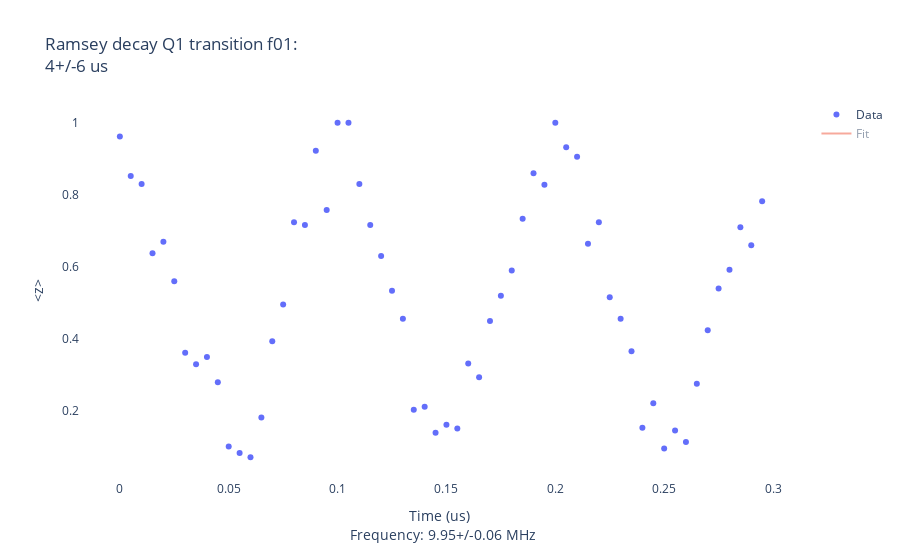
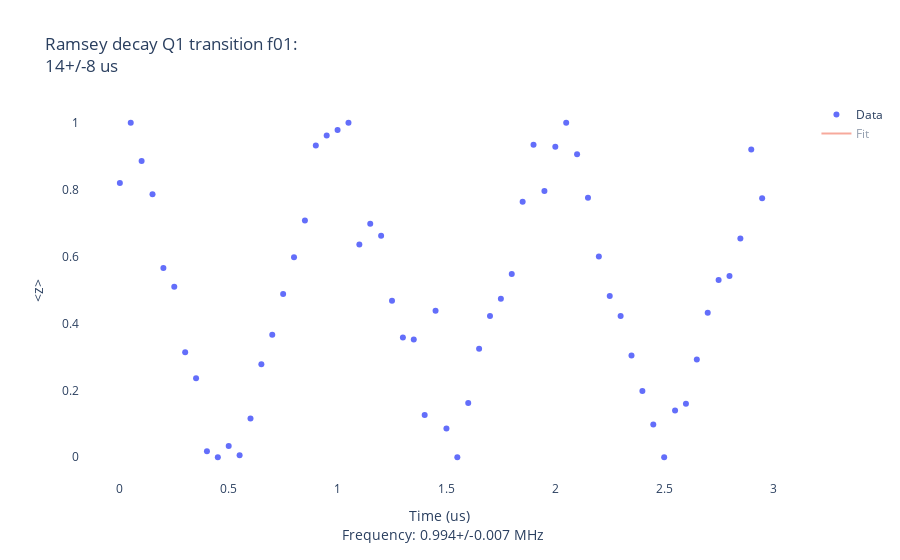
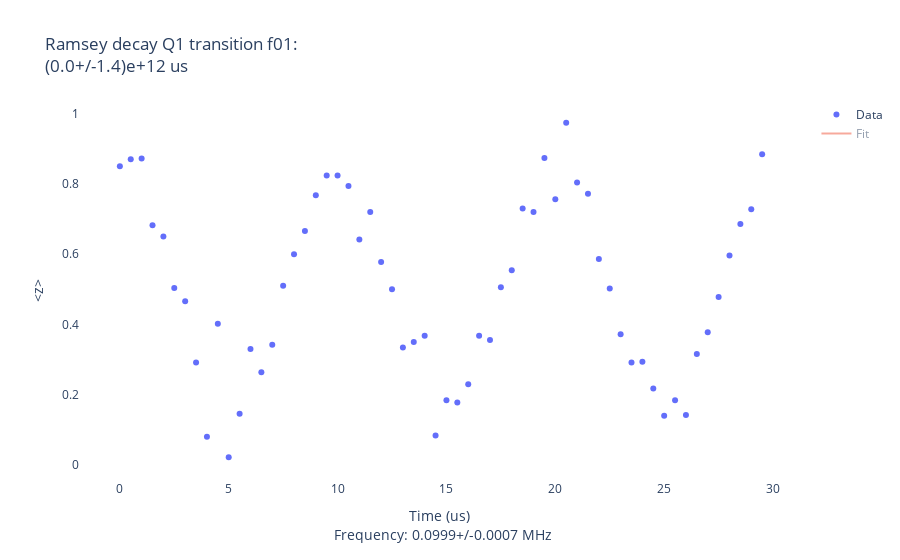

Source (notebook cell) for these figures, in order:
### Markdown cell above
## Single Qubit Calibration Workflow

A complete single qubit calibration involves multiple steps to optimize all pulse parameters:

### 1. Frequency Calibration (Ramsey Experiment)
Ramsey interferometry measures the qubit frequency by creating superposition states and measuring phase accumulation during free evolution.

### 2. Amplitude Recalibration
After frequency calibration, we often need to recalibrate the pulse amplitude as parameters are interdependent.

### 3. Phase Calibration (Pingpong)
Phase calibration ensures that successive π-pulses properly cancel, optimizing gate fidelity.

### 4. DRAG Calibration
DRAG (Derivative Removal by Adiabatic Gating) pulses reduce leakage to higher excited states by adding a derivative component.

### Code cell
# Complete single qubit calibration workflow

print("=== Single Qubit Calibration Workflow ===")

# Step 1: Ramsey frequency calibration  
print("\n1. Frequency calibration (Ramsey)...")
print("   Running coarse frequency sweep...")

# Coarse Ramsey scan (wide range, large steps)
ramsey_coarse = SimpleRamseyMultilevel(
    dut=qubit, 
    set_offset=10,   # 10 MHz offset for coarse scan
    stop=0.3,        # 300 ns evolution time
    step=0.005       # 5 ns time steps
)

print("   Running medium frequency sweep...")
# Medium Ramsey scan
ramsey_medium = SimpleRamseyMultilevel(
    dut=qubit,
    set_offset=1,    # 1 MHz offset  
    stop=3,          # 3 µs evolution time
    step=0.05        # 50 ns time steps
)

print("   Running fine frequency sweep...")
# Fine Ramsey scan
ramsey_fine = SimpleRamseyMultilevel(
    dut=qubit,
    set_offset=0.1,  # 100 kHz offset
    stop=30,         # 30 µs evolution time  
    step=0.5         # 500 ns time steps
)

# Step 2: Phase calibration (Pingpong)
print("\n2. Phase calibration (Pingpong)...")
pingpong = AmpPingpongCalibrationSingleQubitMultilevel(dut=qubit)

# Step 3: DRAG calibration
print("\n3. DRAG calibration...")
drag = CrossAllXYDragMultiRunSingleQubitMultilevel(dut=qubit)

print("\n✓ Single qubit calibration workflow completed!")
print("✓ All pulse parameters optimized for high-fidelity operations")
print(f"✓ Final pulse amplitude: {qubit.get_c1('f01').get_parameters()['amp']}")
print(f"✓ Final pulse frequency: {qubit.get_c1('f01').get_parameters()['freq']} MHz")

### Figure 1 — Plotly figure (JSON) as saved in the notebook; plotly's stock layout.template omitted (floating-point values rounded to 4 significant figures; data arrays with more than 128 entries replaced by an {"elided": "..."} marker saying what was removed)
{"data": [{"mode": "markers", "name": "Data", "type": "scatter", "x": [0.0, 0.005, 0.01, 0.015, 0.02, 0.025, 0.03, 0.035, 0.04, 0.045, 0.05, 0.055, 0.06, 0.065, 0.07, 0.075, 0.08, 0.085, 0.09, 0.095, 0.1, 0.105, 0.11, 0.115, 0.12, 0.125, 0.13, 0.135, 0.14, 0.145, 0.15, 0.155, 0.16, 0.165, 0.17, 0.175, 0.18, 0.185, 0.19, 0.195, 0.2, 0.205, 0.21, 0.215, 0.22, 0.225, 0.23, 0.235, 0.24, 0.245, 0.25, 0.255, 0.26, 0.265, 0.27, 0.275, 0.28, 0.285, 0.29, 0.295], "xaxis": "x", "y": [0.962, 0.852, 0.83, 0.638, 0.67, 0.56, 0.362, 0.33, 0.35, 0.28, 0.102, 0.084, 0.072, 0.182, 0.394, 0.496, 0.724, 0.716, 0.922, 0.758, 1.0, 1.0, 0.83, 0.716, 0.63, 0.534, 0.456, 0.204, 0.212, 0.14, 0.162, 0.152, 0.332, 0.294, 0.45, 0.52, 0.59, 0.734, 0.86, 0.828, 1.0, 0.932, 0.906, 0.664, 0.724, 0.516, 0.456, 0.366, 0.154, 0.222, 0.096, 0.146, 0.114, 0.276, 0.424, 0.54, 0.592, 0.71, 0.66, 0.782], "yaxis": "y"}, {"mode": "lines", "name": "Fit", "type": "scatter", "visible": "legendonly", "x": {"elided": "600 float values"}, "xaxis": "x", "y": {"elided": "600 float values"}, "yaxis": "y"}], "layout": {"plot_bgcolor": "white", "title": {"text": "Ramsey decay Q1 transition f01: <br>4+/-6 us"}, "xaxis": {"anchor": "y", "domain": [0.0, 1.0], "title": {"text": "Time (us) <br> Frequency: 9.95+/-0.06 MHz"}}, "yaxis": {"anchor": "x", "domain": [0.0, 1.0], "title": {"text": "<z>"}}}}

### Figure 2 — Plotly figure (JSON) as saved in the notebook; plotly's stock layout.template omitted (floating-point values rounded to 4 significant figures; data arrays with more than 128 entries replaced by an {"elided": "..."} marker saying what was removed)
{"data": [{"mode": "markers", "name": "Data", "type": "scatter", "x": [0.0, 0.05, 0.1, 0.15, 0.2, 0.25, 0.3, 0.35, 0.4, 0.45, 0.5, 0.55, 0.6, 0.65, 0.7, 0.75, 0.8, 0.85, 0.9, 0.95, 1.0, 1.05, 1.1, 1.15, 1.2, 1.25, 1.3, 1.35, 1.4, 1.45, 1.5, 1.55, 1.6, 1.65, 1.7, 1.75, 1.8, 1.85, 1.9, 1.95, 2.0, 2.05, 2.1, 2.15, 2.2, 2.25, 2.3, 2.35, 2.4, 2.45, 2.5, 2.55, 2.6, 2.65, 2.7, 2.75, 2.8, 2.85, 2.9, 2.95], "xaxis": "x", "y": [0.82, 1.0, 0.886, 0.786, 0.566, 0.51, 0.314, 0.236, 0.018, 0.0, 0.034, 0.006, 0.116, 0.278, 0.366, 0.488, 0.598, 0.708, 0.932, 0.962, 0.978, 1.0, 0.636, 0.698, 0.662, 0.468, 0.358, 0.352, 0.126, 0.438, 0.086, 0.0, 0.162, 0.324, 0.422, 0.474, 0.548, 0.764, 0.934, 0.796, 0.928, 1.0, 0.906, 0.776, 0.6, 0.482, 0.422, 0.304, 0.198, 0.098, 0.0, 0.14, 0.16, 0.292, 0.432, 0.53, 0.542, 0.654, 0.92, 0.774], "yaxis": "y"}, {"mode": "lines", "name": "Fit", "type": "scatter", "visible": "legendonly", "x": {"elided": "600 float values"}, "xaxis": "x", "y": {"elided": "600 float values"}, "yaxis": "y"}], "layout": {"plot_bgcolor": "white", "title": {"text": "Ramsey decay Q1 transition f01: <br>14+/-8 us"}, "xaxis": {"anchor": "y", "domain": [0.0, 1.0], "title": {"text": "Time (us) <br> Frequency: 0.994+/-0.007 MHz"}}, "yaxis": {"anchor": "x", "domain": [0.0, 1.0], "title": {"text": "<z>"}}}}

### Figure 3 — Plotly figure (JSON) as saved in the notebook; plotly's stock layout.template omitted (floating-point values rounded to 4 significant figures; data arrays with more than 128 entries replaced by an {"elided": "..."} marker saying what was removed)
{"data": [{"mode": "markers", "name": "Data", "type": "scatter", "x": [0.0, 0.5, 1.0, 1.5, 2.0, 2.5, 3.0, 3.5, 4.0, 4.5, 5.0, 5.5, 6.0, 6.5, 7.0, 7.5, 8.0, 8.5, 9.0, 9.5, 10.0, 10.5, 11.0, 11.5, 12.0, 12.5, 13.0, 13.5, 14.0, 14.5, 15.0, 15.5, 16.0, 16.5, 17.0, 17.5, 18.0, 18.5, 19.0, 19.5, 20.0, 20.5, 21.0, 21.5, 22.0, 22.5, 23.0, 23.5, 24.0, 24.5, 25.0, 25.5, 26.0, 26.5, 27.0, 27.5, 28.0, 28.5, 29.0, 29.5], "xaxis": "x", "y": [0.85, 0.87, 0.872, 0.682, 0.65, 0.504, 0.466, 0.292, 0.08, 0.402, 0.022, 0.146, 0.33, 0.264, 0.342, 0.51, 0.6, 0.666, 0.768, 0.824, 0.824, 0.794, 0.642, 0.72, 0.578, 0.5, 0.334, 0.35, 0.368, 0.084, 0.184, 0.178, 0.23, 0.368, 0.356, 0.506, 0.554, 0.73, 0.72, 0.874, 0.756, 0.974, 0.804, 0.772, 0.586, 0.502, 0.372, 0.292, 0.294, 0.218, 0.14, 0.184, 0.142, 0.316, 0.378, 0.478, 0.596, 0.686, 0.728, 0.884], "yaxis": "y"}, {"mode": "lines", "name": "Fit", "type": "scatter", "visible": "legendonly", "x": {"elided": "600 float values"}, "xaxis": "x", "y": {"elided": "600 float values"}, "yaxis": "y"}], "layout": {"plot_bgcolor": "white", "title": {"text": "Ramsey decay Q1 transition f01: <br>(0.0+/-1.4)e+12 us"}, "xaxis": {"anchor": "y", "domain": [0.0, 1.0], "title": {"text": "Time (us) <br> Frequency: 0.0999+/-0.0007 MHz"}}, "yaxis": {"anchor": "x", "domain": [0.0, 1.0], "title": {"text": "<z>"}}}}
